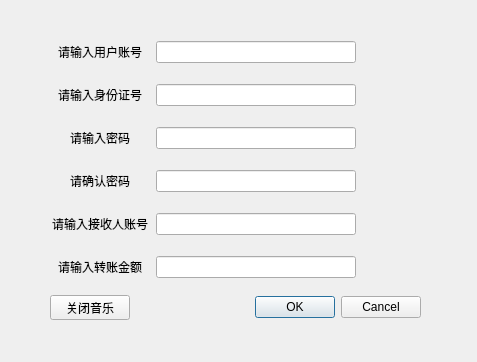
<?xml version="1.0" encoding="UTF-8"?>
<ui version="4.0">
 <class>user_tranaccounts</class>
 <widget class="QDialog" name="user_tranaccounts">
  <property name="geometry">
   <rect>
    <x>0</x>
    <y>0</y>
    <width>477</width>
    <height>362</height>
   </rect>
  </property>
  <property name="windowTitle">
   <string>Dialog</string>
  </property>
  <property name="styleSheet">
   <string notr="true">background-image: url(:/log1.jpg);</string>
  </property>
  <widget class="QWidget" name="gridLayoutWidget">
   <property name="geometry">
    <rect>
     <x>50</x>
     <y>30</y>
     <width>371</width>
     <height>301</height>
    </rect>
   </property>
   <layout class="QGridLayout" name="gridLayout">
    <item row="2" column="0">
     <widget class="QLabel" name="label_3">
      <property name="minimumSize">
       <size>
        <width>100</width>
        <height>30</height>
       </size>
      </property>
      <property name="maximumSize">
       <size>
        <width>100</width>
        <height>30</height>
       </size>
      </property>
      <property name="text">
       <string>请输入密码</string>
      </property>
      <property name="alignment">
       <set>Qt::AlignCenter</set>
      </property>
     </widget>
    </item>
    <item row="2" column="1">
     <widget class="QLineEdit" name="user_passward1">
      <property name="maximumSize">
       <size>
        <width>200</width>
        <height>16777215</height>
       </size>
      </property>
      <property name="sizeIncrement">
       <size>
        <width>200</width>
        <height>0</height>
       </size>
      </property>
      <property name="alignment">
       <set>Qt::AlignLeading|Qt::AlignLeft|Qt::AlignVCenter</set>
      </property>
     </widget>
    </item>
    <item row="7" column="1">
     <widget class="QDialogButtonBox" name="yesorno">
      <property name="standardButtons">
       <set>QDialogButtonBox::Cancel|QDialogButtonBox::Ok</set>
      </property>
     </widget>
    </item>
    <item row="7" column="0">
     <widget class="QPushButton" name="close_music">
      <property name="minimumSize">
       <size>
        <width>80</width>
        <height>25</height>
       </size>
      </property>
      <property name="maximumSize">
       <size>
        <width>80</width>
        <height>25</height>
       </size>
      </property>
      <property name="text">
       <string>关闭音乐</string>
      </property>
     </widget>
    </item>
    <item row="0" column="0">
     <widget class="QLabel" name="label_2">
      <property name="minimumSize">
       <size>
        <width>100</width>
        <height>30</height>
       </size>
      </property>
      <property name="maximumSize">
       <size>
        <width>100</width>
        <height>30</height>
       </size>
      </property>
      <property name="text">
       <string>请输入用户账号</string>
      </property>
      <property name="alignment">
       <set>Qt::AlignCenter</set>
      </property>
     </widget>
    </item>
    <item row="1" column="0">
     <widget class="QLabel" name="label">
      <property name="minimumSize">
       <size>
        <width>100</width>
        <height>30</height>
       </size>
      </property>
      <property name="maximumSize">
       <size>
        <width>100</width>
        <height>30</height>
       </size>
      </property>
      <property name="text">
       <string>请输入身份证号</string>
      </property>
      <property name="alignment">
       <set>Qt::AlignCenter</set>
      </property>
     </widget>
    </item>
    <item row="1" column="1">
     <widget class="QLineEdit" name="user_id">
      <property name="maximumSize">
       <size>
        <width>200</width>
        <height>16777215</height>
       </size>
      </property>
      <property name="sizeIncrement">
       <size>
        <width>200</width>
        <height>0</height>
       </size>
      </property>
     </widget>
    </item>
    <item row="0" column="1">
     <widget class="QLineEdit" name="user_num">
      <property name="maximumSize">
       <size>
        <width>200</width>
        <height>16777215</height>
       </size>
      </property>
      <property name="sizeIncrement">
       <size>
        <width>200</width>
        <height>0</height>
       </size>
      </property>
     </widget>
    </item>
    <item row="3" column="0">
     <widget class="QLabel" name="label_4">
      <property name="minimumSize">
       <size>
        <width>100</width>
        <height>30</height>
       </size>
      </property>
      <property name="maximumSize">
       <size>
        <width>100</width>
        <height>30</height>
       </size>
      </property>
      <property name="text">
       <string>请确认密码</string>
      </property>
      <property name="alignment">
       <set>Qt::AlignCenter</set>
      </property>
     </widget>
    </item>
    <item row="3" column="1">
     <widget class="QLineEdit" name="user_passward2">
      <property name="maximumSize">
       <size>
        <width>200</width>
        <height>16777215</height>
       </size>
      </property>
      <property name="sizeIncrement">
       <size>
        <width>200</width>
        <height>0</height>
       </size>
      </property>
      <property name="alignment">
       <set>Qt::AlignLeading|Qt::AlignLeft|Qt::AlignVCenter</set>
      </property>
     </widget>
    </item>
    <item row="6" column="0">
     <widget class="QLabel" name="label_5">
      <property name="minimumSize">
       <size>
        <width>100</width>
        <height>30</height>
       </size>
      </property>
      <property name="maximumSize">
       <size>
        <width>100</width>
        <height>30</height>
       </size>
      </property>
      <property name="text">
       <string>请输入转账金额</string>
      </property>
      <property name="alignment">
       <set>Qt::AlignCenter</set>
      </property>
     </widget>
    </item>
    <item row="6" column="1">
     <widget class="QLineEdit" name="tran_money">
      <property name="maximumSize">
       <size>
        <width>200</width>
        <height>16777215</height>
       </size>
      </property>
      <property name="sizeIncrement">
       <size>
        <width>200</width>
        <height>0</height>
       </size>
      </property>
      <property name="alignment">
       <set>Qt::AlignLeading|Qt::AlignLeft|Qt::AlignVCenter</set>
      </property>
     </widget>
    </item>
    <item row="4" column="0">
     <widget class="QLabel" name="label_6">
      <property name="minimumSize">
       <size>
        <width>100</width>
        <height>30</height>
       </size>
      </property>
      <property name="maximumSize">
       <size>
        <width>100</width>
        <height>30</height>
       </size>
      </property>
      <property name="text">
       <string>请输入接收人账号</string>
      </property>
      <property name="alignment">
       <set>Qt::AlignCenter</set>
      </property>
     </widget>
    </item>
    <item row="4" column="1">
     <widget class="QLineEdit" name="tran_people">
      <property name="maximumSize">
       <size>
        <width>200</width>
        <height>16777215</height>
       </size>
      </property>
      <property name="sizeIncrement">
       <size>
        <width>200</width>
        <height>0</height>
       </size>
      </property>
      <property name="alignment">
       <set>Qt::AlignLeading|Qt::AlignLeft|Qt::AlignVCenter</set>
      </property>
     </widget>
    </item>
   </layout>
  </widget>
 </widget>
 <resources/>
 <connections/>
</ui>
